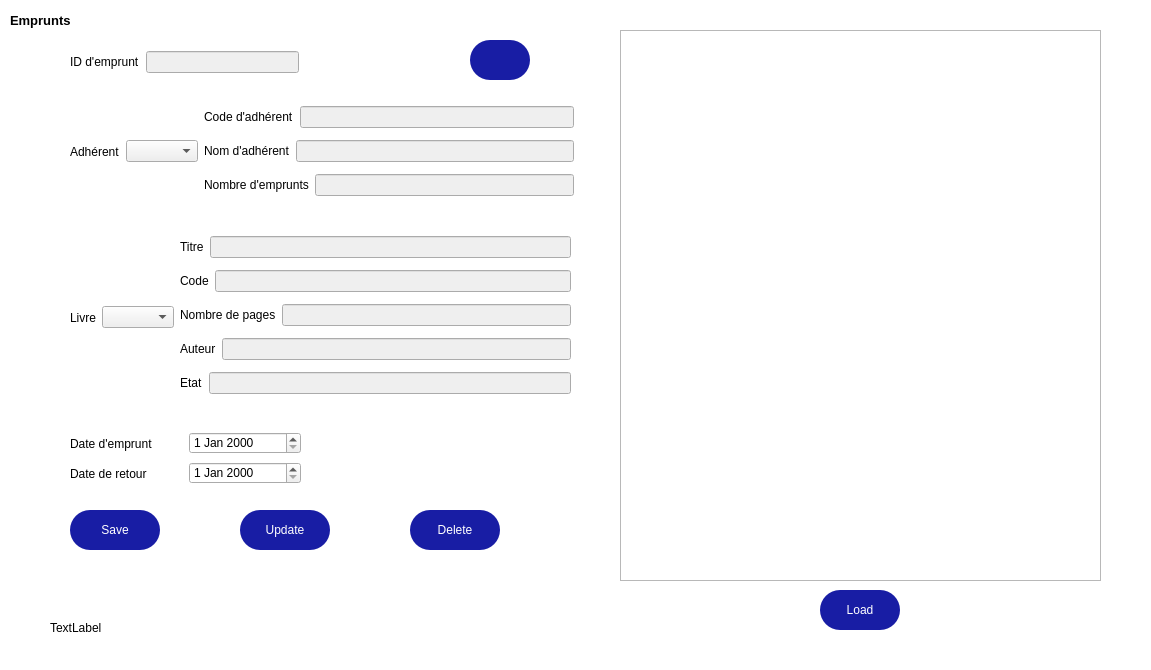
<?xml version="1.0" encoding="UTF-8"?>
<ui version="4.0">
 <class>emprunts_dialog</class>
 <widget class="QDialog" name="emprunts_dialog">
  <property name="geometry">
   <rect>
    <x>0</x>
    <y>0</y>
    <width>1151</width>
    <height>670</height>
   </rect>
  </property>
  <property name="windowTitle">
   <string>Dialog</string>
  </property>
  <property name="styleSheet">
   <string notr="true">QDialog
{
background-color : white ;
}

QPushButton
{
background-color : #181DA4 ;
border-radius : 20px ;
color : white ;
}</string>
  </property>
  <widget class="QWidget" name="layoutWidget">
   <property name="geometry">
    <rect>
     <x>70</x>
     <y>50</y>
     <width>229</width>
     <height>24</height>
    </rect>
   </property>
   <layout class="QHBoxLayout" name="horizontalLayout_12">
    <item>
     <layout class="QHBoxLayout" name="horizontalLayout_11"/>
    </item>
    <item>
     <widget class="QLabel" name="label_4">
      <property name="text">
       <string>ID d'emprunt</string>
      </property>
     </widget>
    </item>
    <item>
     <widget class="QLineEdit" name="lineEdit_id">
      <property name="enabled">
       <bool>false</bool>
      </property>
     </widget>
    </item>
   </layout>
  </widget>
  <widget class="QWidget" name="layoutWidget">
   <property name="geometry">
    <rect>
     <x>70</x>
     <y>100</y>
     <width>504</width>
     <height>103</height>
    </rect>
   </property>
   <layout class="QHBoxLayout" name="horizontalLayout_13">
    <item>
     <layout class="QHBoxLayout" name="horizontalLayout_10">
      <item>
       <widget class="QLabel" name="label_10">
        <property name="text">
         <string>Adhérent</string>
        </property>
       </widget>
      </item>
      <item>
       <widget class="QComboBox" name="comboBox_id_adr"/>
      </item>
     </layout>
    </item>
    <item>
     <layout class="QVBoxLayout" name="verticalLayout_3">
      <item>
       <layout class="QHBoxLayout" name="horizontalLayout">
        <item>
         <widget class="QLabel" name="label_12">
          <property name="text">
           <string>Code d'adhérent</string>
          </property>
         </widget>
        </item>
        <item>
         <widget class="QLineEdit" name="lineEdit_code_adhr">
          <property name="enabled">
           <bool>false</bool>
          </property>
         </widget>
        </item>
       </layout>
      </item>
      <item>
       <layout class="QHBoxLayout" name="horizontalLayout_4">
        <item>
         <widget class="QLabel" name="label_13">
          <property name="text">
           <string>Nom d'adhérent</string>
          </property>
         </widget>
        </item>
        <item>
         <widget class="QLineEdit" name="lineEdit_nom_adr">
          <property name="enabled">
           <bool>false</bool>
          </property>
         </widget>
        </item>
       </layout>
      </item>
      <item>
       <layout class="QHBoxLayout" name="horizontalLayout_9">
        <item>
         <widget class="QLabel" name="label_14">
          <property name="text">
           <string>Nombre d'emprunts</string>
          </property>
         </widget>
        </item>
        <item>
         <widget class="QLineEdit" name="lineEdit_nbrEmp_adr_2">
          <property name="enabled">
           <bool>false</bool>
          </property>
         </widget>
        </item>
       </layout>
      </item>
     </layout>
    </item>
   </layout>
  </widget>
  <widget class="QWidget" name="layoutWidget">
   <property name="geometry">
    <rect>
     <x>70</x>
     <y>230</y>
     <width>501</width>
     <height>175</height>
    </rect>
   </property>
   <layout class="QHBoxLayout" name="horizontalLayout_14">
    <item>
     <layout class="QHBoxLayout" name="horizontalLayout_8">
      <item>
       <widget class="QLabel" name="label_11">
        <property name="text">
         <string>Livre</string>
        </property>
       </widget>
      </item>
      <item>
       <widget class="QComboBox" name="comboBox_id_livre"/>
      </item>
     </layout>
    </item>
    <item>
     <layout class="QVBoxLayout" name="verticalLayout">
      <item>
       <layout class="QHBoxLayout" name="horizontalLayout_5">
        <item>
         <widget class="QLabel" name="label">
          <property name="text">
           <string>Titre</string>
          </property>
         </widget>
        </item>
        <item>
         <widget class="QLineEdit" name="lineEdit_titre">
          <property name="enabled">
           <bool>false</bool>
          </property>
         </widget>
        </item>
       </layout>
      </item>
      <item>
       <layout class="QHBoxLayout" name="horizontalLayout_6">
        <item>
         <widget class="QLabel" name="label_2">
          <property name="text">
           <string>Code</string>
          </property>
         </widget>
        </item>
        <item>
         <widget class="QLineEdit" name="lineEdit_code">
          <property name="enabled">
           <bool>false</bool>
          </property>
         </widget>
        </item>
       </layout>
      </item>
      <item>
       <layout class="QHBoxLayout" name="horizontalLayout_3">
        <item>
         <widget class="QLabel" name="label_3">
          <property name="text">
           <string>Nombre de pages</string>
          </property>
         </widget>
        </item>
        <item>
         <widget class="QLineEdit" name="lineEdit_nbrp">
          <property name="enabled">
           <bool>false</bool>
          </property>
         </widget>
        </item>
       </layout>
      </item>
      <item>
       <layout class="QHBoxLayout" name="horizontalLayout_2">
        <item>
         <widget class="QLabel" name="label_6">
          <property name="text">
           <string>Auteur</string>
          </property>
         </widget>
        </item>
        <item>
         <widget class="QLineEdit" name="lineEdit_auteur">
          <property name="enabled">
           <bool>false</bool>
          </property>
         </widget>
        </item>
       </layout>
      </item>
      <item>
       <layout class="QHBoxLayout" name="horizontalLayout_7">
        <item>
         <widget class="QLabel" name="label_7">
          <property name="text">
           <string>Etat</string>
          </property>
         </widget>
        </item>
        <item>
         <widget class="QLineEdit" name="lineEdit_etat">
          <property name="enabled">
           <bool>false</bool>
          </property>
         </widget>
        </item>
       </layout>
      </item>
     </layout>
    </item>
   </layout>
  </widget>
  <widget class="QWidget" name="layoutWidget">
   <property name="geometry">
    <rect>
     <x>70</x>
     <y>430</y>
     <width>231</width>
     <height>27</height>
    </rect>
   </property>
   <layout class="QHBoxLayout" name="horizontalLayout_16">
    <item>
     <widget class="QLabel" name="label_5">
      <property name="text">
       <string>Date d'emprunt</string>
      </property>
     </widget>
    </item>
    <item>
     <widget class="QDateEdit" name="lineEdit_date_emp"/>
    </item>
   </layout>
  </widget>
  <widget class="QWidget" name="layoutWidget">
   <property name="geometry">
    <rect>
     <x>70</x>
     <y>460</y>
     <width>231</width>
     <height>27</height>
    </rect>
   </property>
   <layout class="QHBoxLayout" name="horizontalLayout_17">
    <item>
     <widget class="QLabel" name="label_9">
      <property name="text">
       <string>Date de retour</string>
      </property>
     </widget>
    </item>
    <item>
     <widget class="QDateEdit" name="lineEdit_date_ret"/>
    </item>
   </layout>
  </widget>
  <widget class="QWidget" name="layoutWidget">
   <property name="geometry">
    <rect>
     <x>620</x>
     <y>30</y>
     <width>481</width>
     <height>551</height>
    </rect>
   </property>
   <layout class="QVBoxLayout" name="verticalLayout_4">
    <item>
     <widget class="QTableView" name="tableView"/>
    </item>
   </layout>
  </widget>
  <widget class="QLabel" name="label_status">
   <property name="geometry">
    <rect>
     <x>50</x>
     <y>620</y>
     <width>351</width>
     <height>16</height>
    </rect>
   </property>
   <property name="text">
    <string>TextLabel</string>
   </property>
  </widget>
  <widget class="QPushButton" name="pushButton_init">
   <property name="enabled">
    <bool>false</bool>
   </property>
   <property name="geometry">
    <rect>
     <x>470</x>
     <y>40</y>
     <width>60</width>
     <height>40</height>
    </rect>
   </property>
   <property name="text">
    <string/>
   </property>
   <property name="icon">
    <iconset resource="resources.qrc">
     <normaloff>:/new/prefix1/46.png</normaloff>:/new/prefix1/46.png</iconset>
   </property>
   <property name="iconSize">
    <size>
     <width>25</width>
     <height>25</height>
    </size>
   </property>
  </widget>
  <widget class="QPushButton" name="pushButton_update">
   <property name="enabled">
    <bool>false</bool>
   </property>
   <property name="geometry">
    <rect>
     <x>240</x>
     <y>510</y>
     <width>90</width>
     <height>40</height>
    </rect>
   </property>
   <property name="text">
    <string>Update</string>
   </property>
   <property name="icon">
    <iconset resource="resources.qrc">
     <normaloff>:/new/prefix1/59.png</normaloff>:/new/prefix1/59.png</iconset>
   </property>
  </widget>
  <widget class="QPushButton" name="pushButton_delete">
   <property name="enabled">
    <bool>false</bool>
   </property>
   <property name="geometry">
    <rect>
     <x>410</x>
     <y>510</y>
     <width>90</width>
     <height>40</height>
    </rect>
   </property>
   <property name="text">
    <string>Delete</string>
   </property>
   <property name="icon">
    <iconset resource="resources.qrc">
     <normaloff>:/new/prefix1/45.png</normaloff>:/new/prefix1/45.png</iconset>
   </property>
  </widget>
  <widget class="QPushButton" name="pushButton_save">
   <property name="enabled">
    <bool>false</bool>
   </property>
   <property name="geometry">
    <rect>
     <x>70</x>
     <y>510</y>
     <width>90</width>
     <height>40</height>
    </rect>
   </property>
   <property name="text">
    <string>Save</string>
   </property>
   <property name="icon">
    <iconset resource="resources.qrc">
     <normaloff>:/new/prefix1/33.png</normaloff>:/new/prefix1/33.png</iconset>
   </property>
  </widget>
  <widget class="QPushButton" name="pushButton_load">
   <property name="geometry">
    <rect>
     <x>820</x>
     <y>590</y>
     <width>80</width>
     <height>40</height>
    </rect>
   </property>
   <property name="text">
    <string>Load</string>
   </property>
   <property name="icon">
    <iconset resource="resources.qrc">
     <normaloff>:/new/prefix1/42.png</normaloff>:/new/prefix1/42.png</iconset>
   </property>
  </widget>
  <widget class="QLabel" name="label_8">
   <property name="geometry">
    <rect>
     <x>10</x>
     <y>430</y>
     <width>51</width>
     <height>51</height>
    </rect>
   </property>
   <property name="text">
    <string/>
   </property>
   <property name="pixmap">
    <pixmap resource="resources.qrc">:/new/prefix1/67.png</pixmap>
   </property>
   <property name="scaledContents">
    <bool>true</bool>
   </property>
  </widget>
  <widget class="QLabel" name="label_15">
   <property name="geometry">
    <rect>
     <x>10</x>
     <y>10</y>
     <width>121</width>
     <height>21</height>
    </rect>
   </property>
   <property name="font">
    <font>
     <family>Arial</family>
     <pointsize>10</pointsize>
     <weight>75</weight>
     <bold>true</bold>
    </font>
   </property>
   <property name="text">
    <string>Emprunts</string>
   </property>
  </widget>
 </widget>
 <resources>
  <include location="resources.qrc"/>
 </resources>
 <connections/>
</ui>
